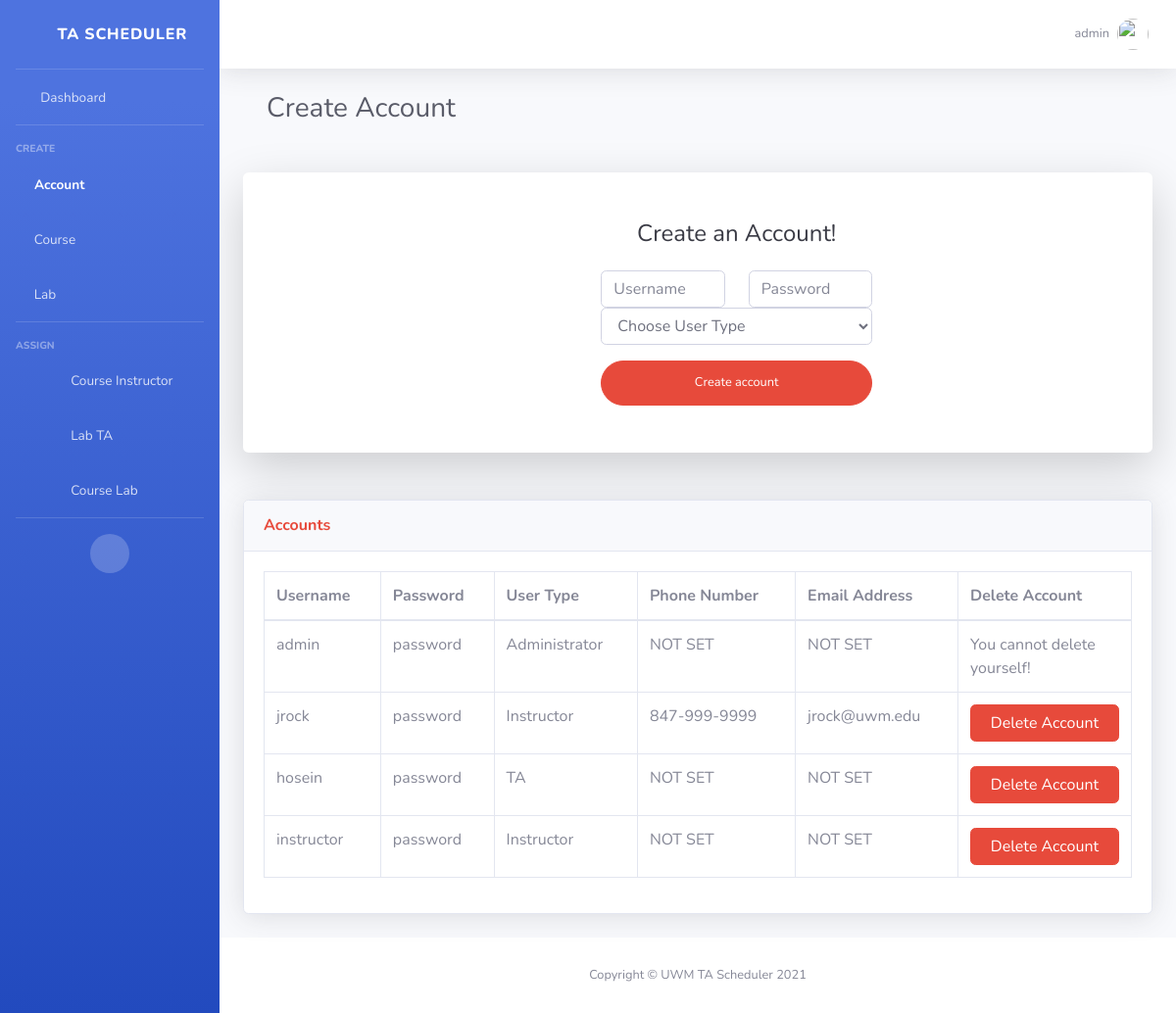
The app's page /create-account/ (signed in) with its own data.
### TA_Scheduler/models.py (models this page shows)
class myAccount(models.Model):
    userName = models.CharField(max_length=40)
    password = models.CharField(max_length=40)
    userType = models.CharField(max_length=40)

class myContact(models.Model):
    userName = models.CharField(max_length=40)
    phoneNumber = models.CharField(max_length=20)
    emailAddress = models.CharField(max_length=40)

### TA_Scheduler/views.py (the view, shortened to what this page needs)
# urls.py: path('create-account/', CreateAccount.as_view()),
class CreateAccount(View):
    def get(self,request):
        userName = request.session["userName"]
        if(verifyLogin.verifyLogin(userName, request) == False):
            return render(request, "logout.html", {})
        account_list = list(myAccount.objects.values_list("userName", "password", "userType"))
        contact_list = list(myContact.objects.values_list("userName", "phoneNumber", "emailAddress"))
        course_list = list(myCourse.objects.values_list("courseNumber", "courseName", "instructorUserName"))
        if(request.session["userType"] == "Administrator"):
            return render(request,"create-account.html",{"course_list":course_list, "account_list":account_list, "userName":userName, "errorMessage":"", "contact_list":contact_list})
        else:
            request.session["error"] = "Unauthorized!"
            return redirect("/home/")

### TA_Scheduler/verifyLogin.py (called while the page is built)
    def verifyLogin(userName, request):
        userFound = list(myAccount.objects.filter(userName=userName))
        if(len(userFound) == 0):
            auth_logout(request)
            return False
        return True

### templates/create-account.html (shortened to what this page needs)
{% load static %}
<!DOCTYPE html>
<html lang="en">
<head>
    <link href="{% static '/vendor/fontawesome-free/css/all.min.css' %}" rel="stylesheet" type="text/css">
    <link href="{% static '/css/sb-admin-2.min.css' %}" rel="stylesheet">
    <link href="{% static '/vendor/datatables/dataTables.bootstrap4.min.css' %}" rel="stylesheet">
</head>
<body id="page-top">
<div id="wrapper">
    <ul class="navbar-nav bg-gradient-primary sidebar sidebar-dark accordion" id="accordionSidebar">
        <a class="sidebar-brand d-flex align-items-center justify-content-center" href="/home">
            <div class="sidebar-brand-icon rotate-n-15">
                <i class="far fa-calendar-alt"></i>
            </div>
            <div class="sidebar-brand-text mx-3">TA Scheduler</div>
        </a>
        <hr class="sidebar-divider my-0">
        <li class="nav-item">
            <a class="nav-link" href="/home">
                <i class="fas fa-fw fa-tachometer-alt"></i>
                <span>Dashboard</span></a>
        </li>
        <hr class="sidebar-divider">
        <div class="sidebar-heading">
            Create
        </div>
        <li class="nav-item active">
            <a class="nav-link" href="/create-account">
                <i class="fas fa-user-circle"></i>
                <span>Account</span></a>
        </li>
        <li class="nav-item">
            <a class="nav-link" href="/create-course">
                <i class="fas fa-book-open"></i>
                <span>Course</span></a>
        </li>
        <li class="nav-item">
            <a class="nav-link" href="/create-lab">
                <i class="fas fa-flask"></i>
                <span>Lab</span></a>
        </li>
        <hr class="sidebar-divider">
        <div class="sidebar-heading">
            Assign
        </div>
        <li class="nav-item">
            <a class="nav-link" href="/assign-course-instructor/">
                <i class="fas fa-user-circle"></i> <i class="fas fa-arrow-right"></i> <i class="fas fa-book-open"></i>
                <span>Course Instructor</span></a>
        </li>
        <li class="nav-item">
            <a class="nav-link" href="/assign-lab-ta/">
                <i class="fas fa-user-circle"></i> <i class="fas fa-arrow-right"></i> <i class="fas fa-flask"></i>
                <span>Lab TA</span></a>
        </li>
        <li class="nav-item">
            <a class="nav-link" href="/assign-course-lab/">
                <i class="fas fa-flask"></i> <i class="fas fa-arrow-right"></i> <i class="fas fa-book-open"></i>
                <span>Course Lab</span></a>
        </li>
        <hr class="sidebar-divider d-none d-md-block">
        <div class="text-center d-none d-md-inline">
            <button class="rounded-circle border-0" id="sidebarToggle"></button>
        </div>
    </ul>
    <div id="content-wrapper" class="d-flex flex-column">
        <div id="content">
            <nav class="navbar navbar-expand navbar-light bg-white topbar mb-4 static-top shadow">
                <ul class="navbar-nav ml-auto">
                    <li class="nav-item dropdown no-arrow">
                        <a class="nav-link dropdown-toggle" href="#" id="userDropdown" role="button"
                           data-toggle="dropdown" aria-haspopup="true" aria-expanded="false">
                            <span class="mr-2 d-none d-lg-inline text-gray-600 small">{{ userName }}</span>
                            <img class="img-profile rounded-circle"
                                 src="{% static '/img/undraw_profile.svg' %}">
                        </a>
                    </li>
                </ul>
            </nav>
            <div class="container-fluid">
                <div class="container-fluid">
                    <h1 class="h3 mb-4 text-gray-800">Create Account</h1>
                </div>
                <div class="card o-hidden border-0 shadow-lg my-5">
                    <div class="card-body p-0">
                        <div class="row">
                            <div class="col-lg-4 d-none d-lg-block bg-register-image"></div>
                            <div class="col-lg-5">
                                <div class="p-5">
                                    <div class="text-center">
                                        <h1 class="h4 text-gray-900 mb-4">Create an Account!</h1>
                                    </div>
                                    <form class="user" action="/create-account/" method="post">
                                        <div class="form-group row">
                                            <div class="col-sm-6  mb-3 mb-sm-0">
                                                <input required="true" type="text" class="form-control" name="userName"
                                                       placeholder="Username">
                                            </div>
                                            <div class="col-sm-6">
                                                <input required="true" data-toggle="password" name="password"
                                                       class="form-control"
                                                       type="password" placeholder="Password">
                                            </div>
                                            <div class="col-sm-12">
                                                <select class="form-control" name="userType">
                                                    <option value="Choose User Type">Choose User Type</option>
                                                </select>
                                            </div>
                                        </div>
                                        <button type="submit" class="btn btn-danger btn-user btn-block">Create account
                                        </button>
                                    </form>
                                </div>
                            </div>
                        </div>
                    </div>
                </div>
                <div class="card shadow mb-4">
                    <div class="card-header py-3">
                        <h6 class="m-0 font-weight-bold text-danger">Accounts</h6>
                    </div>
                    <div class="card-body">
                        <div class="table-responsive">
                            <table class="table table-bordered" id="accountData" width="100%" cellspacing="0">
                                <thead>
                                <tr>
                                    <th>Username</th>
                                    <th>Password</th>
                                    <th>User Type</th>
                                    <th>Phone Number</th>
                                    <th>Email Address</th>
                                    <th style="width: 20%;">Delete Account</th>
                                </tr>
                                </thead>
                                <tbody>
                                {% for i in account_list %}
                                    <tr>
                                        <td>{{ i.0 }}</td>
                                        <td>{{ i.1 }}</td>
                                        <td>{{ i.2 }}</td>
                                        {% for j in contact_list %}
                                            {% if i.0 == j.0 %}
                                                <td>{{ j.1 }}</td>
                                                <td>{{ j.2 }}</td>
                                            {% endif %}
                                        {% endfor %}
                                        <td>
                                            {% if i.0 != userName %}
                                                <form action="/delete-account/" method="post">{% csrf_token %}
                                                    <button type="submit"
                                                            class="btn btn-danger btn-user btn-block"
                                                            name="deleteAccount" value="{{ i.0 }}">Delete
                                                        Account
                                                    </button>
                                                           value="/create-account/"></form>
                                                {% else %}
                                                You cannot delete yourself!
                                            {% endif %}
                                        </td>
                                    </tr>
                                {% endfor %}
                                </tbody>
                            </table>
                        </div>
                    </div>
                </div>
            </div>
        </div>
        <footer class="sticky-footer bg-white">
            <div class="container my-auto">
                <div class="copyright text-center my-auto">
                    <span>Copyright &copy; UWM TA Scheduler 2021</span>
                </div>
            </div>
        </footer>
    </div>
</div>
</body>
</html>

### records on screen
myAccount: userName "admin", password "password", userType "Administrator", j "NOT SET", j "NOT SET", shows "You cannot delete yourself!"
myContact: phoneNumber "847-999-9999", emailAddress "jrock@uwm.edu"
myContact: userName "instructor", i "password", userName "Instructor", j "NOT SET", j "NOT SET"

### other values on screen
{{ userName }} "admin"
{{ i.0 }} "jrock" "hosein"
{{ i.1 }} "password" "password"
{{ i.2 }} "Instructor" "TA"
{{ j.1 }} "NOT SET"
{{ j.2 }} "NOT SET"
